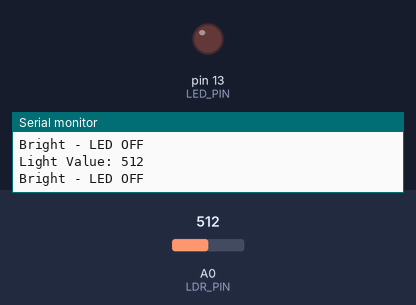
Simulated run of this sketch. Board: Arduino Uno, built with avr-gcc and run on an emulated ATmega328P. Shown: output pins drawn as LEDs (lit = HIGH), the last lines printed to the serial monitor. The inputs (shaded band) are chosen by the test bench; at power-on: A0 (LDR_PIN) = 512.

Above: at 1.2 s.
1.3 s: A0 (LDR_PIN) set to 484
At 2.0 s:
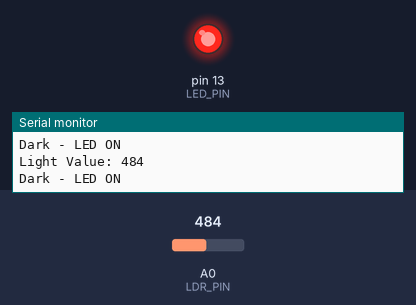
2.9 s: A0 (LDR_PIN) set to 510
At 3.4 s:
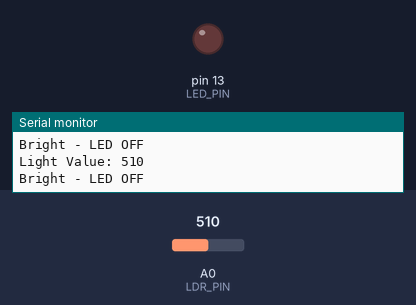
4.5 s: A0 (LDR_PIN) set to 490
At 6.0 s:
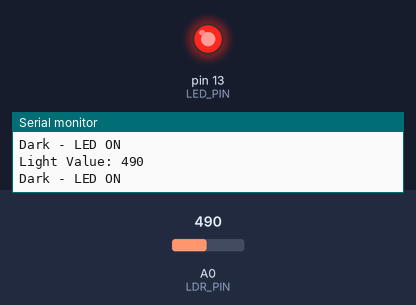
Timing chart, 0 to 7.5 s (numbered marks = the images above; inputs shaded):
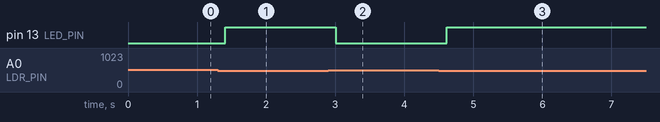

Measured:
- the behaviour switches between 500 and 499 on A0 (LDR_PIN) (found by bisection; images 0 and 1)
- after the input at 1.3 s, pin 13 (LED_PIN): LOW → HIGH after 0.10 s
- after the input at 2.9 s, pin 13 (LED_PIN): HIGH → LOW after 0.11 s
- after the input at 4.5 s, pin 13 (LED_PIN): LOW → HIGH after 0.11 s

The sketch:

sketch.ino
```cpp
// =====================================================
// PROJECT: LDR Automatic Light
// FUNCTION: Turn LED ON when it is dark
//           Turn LED OFF when it is bright
// =====================================================

// ---------------- PIN SETUP ----------------

// LDR is connected to analog pin A0
const int LDR_PIN = A0;

// LED is connected to digital pin 13
const int LED_PIN = 13;

// ---------------- LIGHT THRESHOLD ----------------

// This value decides when the environment is dark
//
// Lower value  → Dark
// Higher value → Bright
const int DARK_THRESHOLD = 500;

void setup() {

  // Set LED pin as OUTPUT
  pinMode(LED_PIN, OUTPUT);

  // Start Serial Monitor
  Serial.begin(9600);
}

void loop() {

  // Read the light level from the LDR
  int lightValue = analogRead(LDR_PIN);

  // Show the sensor value
  Serial.print("Light Value: ");
  Serial.println(lightValue);

  // Check if the environment is dark
  if (lightValue < DARK_THRESHOLD) {

    // Turn the LED ON
    digitalWrite(LED_PIN, HIGH);

    Serial.println("Dark - LED ON");
  }

  else {

    // Turn the LED OFF
    digitalWrite(LED_PIN, LOW);

    Serial.println("Bright - LED OFF");
  }

  // Wait before reading again
  delay(200);
}
```
